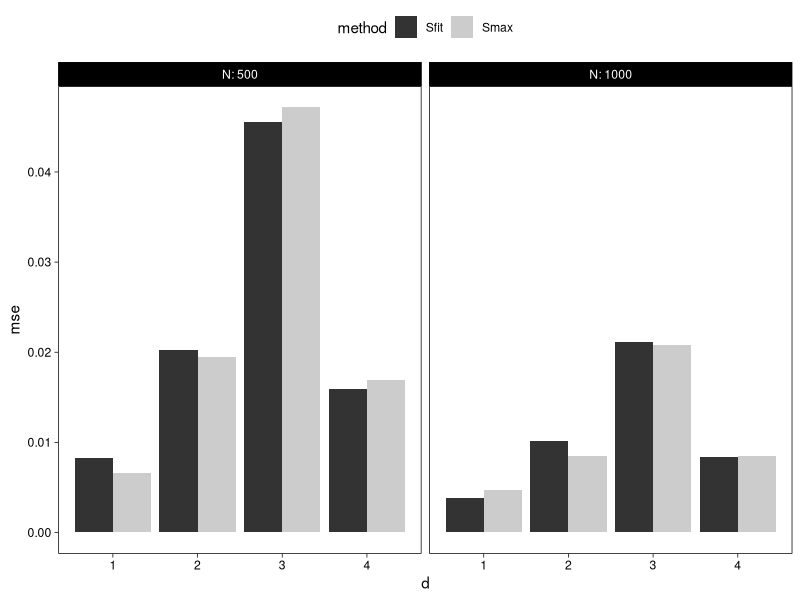

The R source for this figure: (Note: this script raises an error after producing the figure.)
library(magrittr)
f <- function (x, y) mean((x - y)^2)
exp_03a <- 
    readr::read_csv("data/exp-02.csv") %>%
    dplyr::filter(l == 0.75, o == 1, !is.infinite(estimate)) %>%
    dplyr::group_by(m, d, N) %>%
    dplyr::summarise(mse = f(estimate, target), .groups = "drop")

exp_03b <- 
    readr::read_csv("data/exp-03.csv") %>%
    dplyr::filter(l == 0.75, o == 1, !is.infinite(estimate)) %>%
    dplyr::group_by(m, d, N) %>%
    dplyr::summarise(mse = f(estimate, target), .groups = "drop")

exp_03 <-
    rbind(exp_03a, exp_03b) %>%
    dplyr::rename(method = m)

p <- 
    exp_03 %>%
    ggplot2::ggplot(ggplot2::aes(x = d, y = mse, fill = method)) + 
    ggplot2::facet_grid( ~ N, labeller = "label_both", scales = "free") +
    ggplot2::geom_bar(stat = "identity", position = ggplot2::position_dodge()) +
    ggplot2::theme_linedraw() +
    ggplot2::scale_fill_grey() + 
    ggplot2::theme(
        panel.grid.major = ggplot2::element_blank(), 
        panel.grid.minor = ggplot2::element_blank(),
        legend.position  = "top"
    )
ggplot2::ggsave("images/exp-03.pdf", p, width = 6, height = 3)
p
